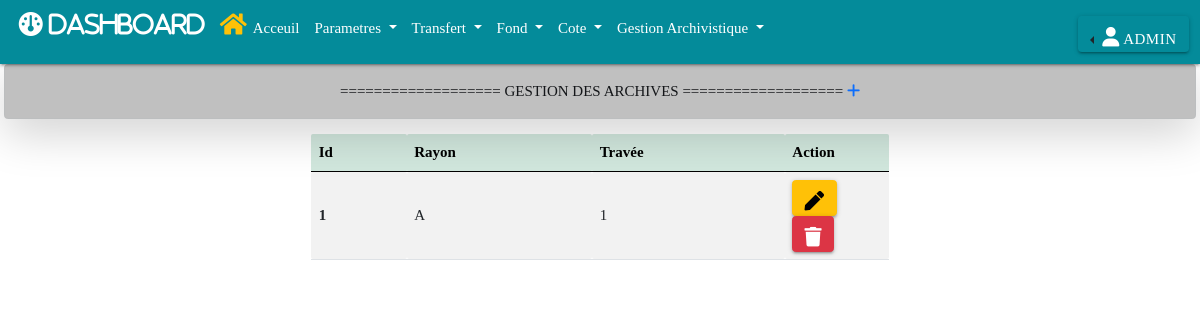
The app's page /cote/rayon (signed in) with its own data.
### authentication/models.py (models this page shows, shortened)
class User(AbstractUser):
    PUBLIC = 'PUBLIC'
    ARCHIVISTE = 'ARCHIVISTE'
    ADMINISTRATEUR = 'ADMINISTRATEUR'
    ROLE_CHOICES = (
    (PUBLIC, 'Public'),
    (ARCHIVISTE, 'Archiviste'),
    (ADMINISTRATEUR, 'Administrateur')
    )
    photo = models.ImageField(upload_to='users_img/', null=True, blank=True)
    role = models.CharField(max_length=30, choices=ROLE_CHOICES, verbose_name='Rôle')

### cote/models.py (models this page shows, shortened)
class Rayon(models.Model):
    rayon = models.CharField(null=True, blank=True, max_length=5)
    travee = models.ForeignKey(Travee, null=True, blank=True, on_delete=models.CASCADE)
    create_at = models.DateField(auto_now_add=True, null=True)
    modified_at = models.DateTimeField(auto_now_add=True)

class Travee(models.Model):
    travee = models.IntegerField(null=True, blank=True)
    salle = models.ForeignKey(Salle, null=True, blank=True, on_delete=models.CASCADE)
    create_at = models.DateField(auto_now_add=True, null=True)
    modified_at = models.DateTimeField(auto_now_add=True)
    def __str__(self):
        return str(self.travee)

### cote/views.py (the view)
# urls.py: path('cote/rayon', views.rayon, name="rayon"),
def rayon(request):
    rayons = Rayon.objects.all()
    context = {'rayons':rayons}
    return render(request, 'cote/rayon/rayon.html', context)

### cote/templates/cote/rayon/rayon.html (shortened to what this page needs)
{% extends 'base.html' %}
{% block add %}
<a href="{% url 'add_rayon' %}" title="Ajouter un rayon">
  <i class="fa-solid fa-plus"></i>
<a/>
{% endblock add %}
{% block main %}
<div class="container mt-3 w-50">
    <table id="example" class="table table-striped" style="width:100%">
        <thead class="table-success">
            <tr>
                <th>Id</th>
                <th>Rayon</th>
                <th>Travée</th>
                <th style="width: 18%;">Action</th>
            </tr>
        </thead>
        <tbody>
            {% for rayon in rayons %}
            <tr>
                <th scope="row">{{rayon.id}}</th>
                <td>{{rayon.rayon}}</td>
                <td>{{rayon.travee}}</td>
                <td>
                    <a href="{% url 'edit_rayon' rayon.id %}" type="button" class="btn btn-warning" title="Edit rayon">
                        <i class="fas fa-pen"></i>
                    </a>
                    <a href="{% url 'delete_rayon' rayon.id %}" type="button" class="btn btn-danger" title="Supprimer rayon">
                        <i class="fas fa-trash"></i>
                    </a>
                </td>
            </tr>
            {% endfor %}
        </tbody>
    </table>
</div>
{% endblock main %}

### templates/base.html (shortened to what this page needs)
{% load static %}
<!DOCTYPE html>
<html>
    <head>
        <link rel="stylesheet" href="{% static "css/styles.css" %}">
        <link rel="stylesheet" href="{% static "materialize/css/materialize.min.css" %}">
        <link rel="stylesheet" href="{% static "materialize/js/materialize.min.js" %}">
    	  <link href="https://cdn.jsdelivr.net/npm/bootstrap@5.0.2/dist/css/bootstrap.min.css" rel="stylesheet">
		    <link rel="stylesheet" href="https://cdn.jsdelivr.net/npm/bootstrap-icons@1.9.1/font/bootstrap-icons.css">
   		  <link href="https://cdn.jsdelivr.net/npm/bootstrap@5.0.2/dist/css/bootstrap.min.css" rel="stylesheet">
    	  <link rel="stylesheet" href="https://cdnjs.cloudflare.com/ajax/libs/font-awesome/6.1.1/css/all.min.css">
    	  <link rel="stylesheet" href="https://cdnjs.cloudflare.com/ajax/libs/font-awesome/5.15.4/css/all.min.css" />
		    <link rel="stylesheet" type="text/css" href="https://cdn.datatables.net/v/bs5/jq-3.6.0/jszip-2.5.0/dt-1.12.1/b-2.2.3/b-html5-2.2.3/b-print-2.2.3/datatables.min.css"/>
        <link rel="stylesheet" href="https://cdnjs.cloudflare.com/ajax/libs/Chart.js/2.8.0/Chart.min.css" />
        </head>
    <body>
    {% block nav %}
        <nav class="navbar navbar-expand-lg navbar-light sticky-top" style="background-color: #048B9A;">
            <div class="container-fluid">
              <div class="collapse navbar-collapse" id="navbarTogglerDemo01">
                <ul class="navbar-nav me-auto mb-2 mb-lg-0">
                  <li class="nav-item">
                    <a class="nav-link active" aria-current="page" href="{% url 'statistique' %}"><i class="fa fa-dashboard text-white">&nbsp;dashboard</i></a>
                  </li>
                  <li class="nav-item">
                    <a class="nav-link active text-white" aria-current="page" href="{% url 'home' %}"><i class="fa fa-house text-warning">&nbsp;</i>Acceuil</a>
                  </li>
                  <li class="nav-item dropdown">
                    <a class="nav-link dropdown-toggle text-white" href="#" id="navbarScrollingDropdown" role="button" data-bs-toggle="dropdown" aria-expanded="false">
                      Parametres
                    </a>
                  </li>
                  <li class="nav-item dropdown">
                    <a class="nav-link dropdown-toggle text-white" href="#" id="navbarScrollingDropdown" role="button" data-bs-toggle="dropdown" aria-expanded="false">
                      Transfert
                    </a>
                  </li>
                  <li class="nav-item dropdown">
                    <a class="nav-link dropdown-toggle text-white" href="#" id="navbarScrollingDropdown" role="button" data-bs-toggle="dropdown" aria-expanded="false">
                     Fond
                    </a>
                  </li>
                  <li class="nav-item dropdown">
                    <a class="nav-link dropdown-toggle text-white" href="#" id="navbarScrollingDropdown" role="button" data-bs-toggle="dropdown" aria-expanded="false">
                     Cote
                    </a>
                  </li>
                  <li class="nav-item dropdown">
                    <a class="nav-link dropdown-toggle text-white" href="#" id="navbarScrollingDropdown" role="button" data-bs-toggle="dropdown" aria-expanded="false">
                     Gestion Archivistique
                    </a>
                  </li>
                </ul>
                <div class="row mb-0 h-10">
                  <div class="dropdown dropstart">
                    {% if user.is_authenticated %}
                    <button class="btn btn-white dropdown-toggle" type="button" data-bs-toggle="dropdown" aria-expanded="false">
                      <i class="fa-solid fa-user text-white"></i>
                      <span class="text-white font-italic font-weight-bold">{{request.user}}</span>
                    </button>
                    {% endif %}
                  </div>
                </div>
              </div>
            </div>
          </nav>
          <div class="alert alert-dark text-center shadow-lg rounded mx-1" role="alert" style="background-color: #C0C0C0;">
            =================== GESTION DES ARCHIVES ===================
            {% block add %}
             {% endblock add %}
          </div>
        {% endblock nav %}
          {% block main %}
					{% endblock main %}
    </body>
</html>

### archivages/static/css/styles.css (style rules this page uses)
* { padding: 0; margin: 0; box-sizing: border-box; list-style-type: none; text-decoration: none; font-family: "verdana"; }

### records on screen
User: user "ADMIN"
Rayon: id "1", rayon "A", travee "1"
